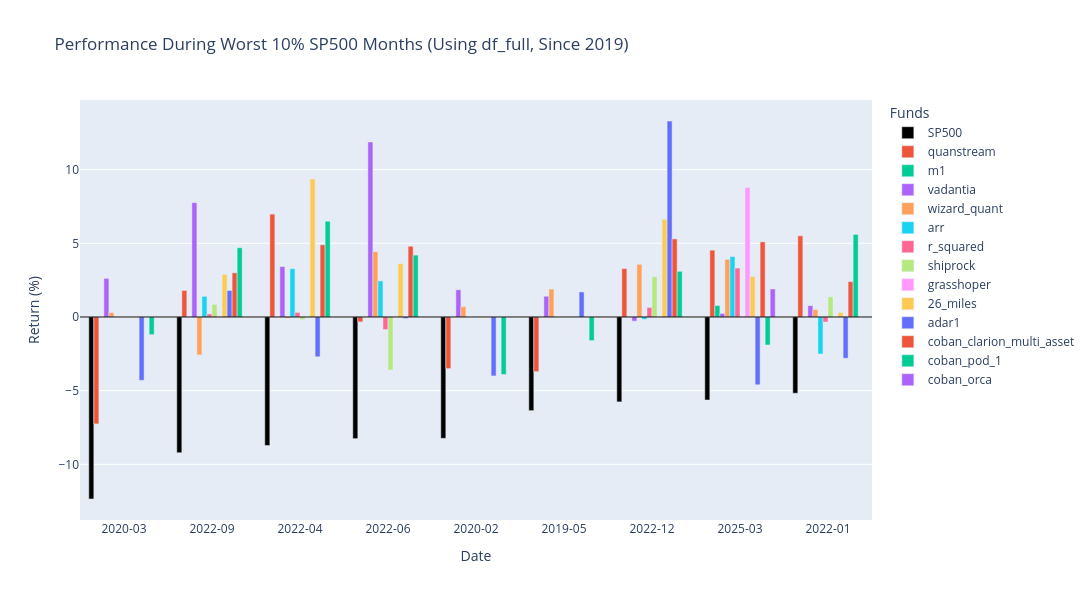
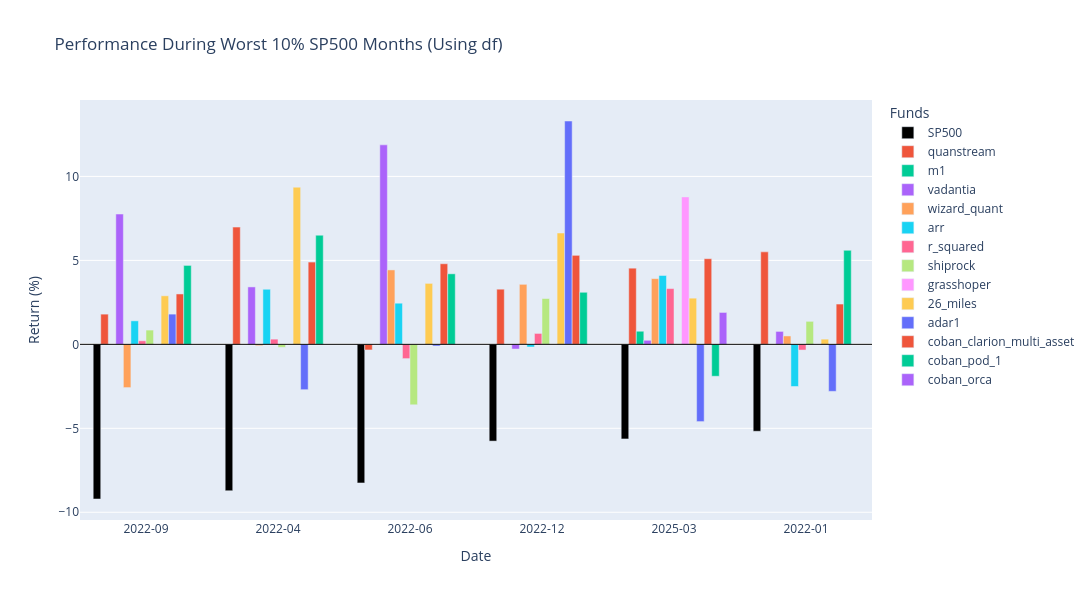

The notebook cell these images were saved under, in order:
### Code cell
# --- Worst 10% SP500 Months Analysis (All Funds) ---
import plotly.graph_objects as go
import pandas as pd

def plot_worst_sp500_months_interactive(data_df, title_suffix="", start_date=None):
    df_plot = data_df.copy()
    if start_date:
        df_plot = df_plot[df_plot.index >= pd.to_datetime(start_date)]
        
    # Find worst 10% SP500 months
    q10_sp500 = df_plot['sp500'].quantile(0.10)
    worst_months = df_plot[df_plot['sp500'] <= q10_sp500].copy()
    
    # Sort by SP500 returns ascending
    worst_months = worst_months.sort_values(by='sp500', ascending=True)
    
    # Prepare data for plotting
    cols_to_plot = ['sp500'] + [f for f in funds if f in df_plot.columns]
    
    plot_data = worst_months[cols_to_plot].copy()
    plot_data.index = plot_data.index.strftime('%Y-%m') # Format dates for x-axis
    plot_data = plot_data * 100 # Convert to percentage
    
    # Create interactive bar plot with Plotly
    fig = go.Figure()
    
    # Add SP500 first (in black)
    fig.add_trace(go.Bar(
        x=plot_data.index,
        y=plot_data['sp500'],
        name='SP500',
        marker_color='black'
    ))
    
    # Add other funds
    for col in cols_to_plot:
        if col != 'sp500':
            fig.add_trace(go.Bar(
                x=plot_data.index,
                y=plot_data[col],
                name=col
            ))
            
    fig.update_layout(
        title=f'Performance During Worst 10% SP500 Months {title_suffix}',
        xaxis_title='Date',
        yaxis_title='Return (%)',
        barmode='group',
        hovermode='x unified',
        legend_title='Funds',
        height=600,
        width=1200,
        xaxis=dict(
            type='category',
            categoryorder='array',
            categoryarray=plot_data.index
        )
    )
    
    # Add horizontal line at 0
    fig.add_hline(y=0, line_width=1, line_color="black")
    
    fig.show()

# Plot using df_full starting from 2019
plot_worst_sp500_months_interactive(df_full, "(Using df_full, Since 2019)", start_date="2019-01-01")

# Plot using df
plot_worst_sp500_months_interactive(df, "(Using df)")

### Figure 1 — Plotly figure (JSON) as saved in the notebook; plotly's stock layout.template omitted (floating-point values rounded to 4 significant figures)
{"data": [{"marker": {"color": "black"}, "name": "SP500", "type": "bar", "x": ["2020-03", "2022-09", "2022-04", "2022-06", "2020-02", "2019-05", "2022-12", "2025-03", "2022-01"], "y": [-12.35, -9.21, -8.72, -8.254, -8.232, -6.355, -5.761, -5.634, -5.175]}, {"name": "quanstream", "type": "bar", "x": ["2020-03", "2022-09", "2022-04", "2022-06", "2020-02", "2019-05", "2022-12", "2025-03", "2022-01"], "y": [-7.255, 1.799, 6.983, -0.3338, -3.502, -3.709, 3.284, 4.535, 5.507]}, {"name": "m1", "type": "bar", "x": ["2020-03", "2022-09", "2022-04", "2022-06", "2020-02", "2019-05", "2022-12", "2025-03", "2022-01"], "y": [NaN, NaN, NaN, NaN, NaN, NaN, NaN, 0.78, NaN]}, {"name": "vadantia", "type": "bar", "x": ["2020-03", "2022-09", "2022-04", "2022-06", "2020-02", "2019-05", "2022-12", "2025-03", "2022-01"], "y": [2.62, 7.76, 3.42, 11.88, 1.85, 1.41, -0.28, 0.24, 0.77]}, {"name": "wizard_quant", "type": "bar", "x": ["2020-03", "2022-09", "2022-04", "2022-06", "2020-02", "2019-05", "2022-12", "2025-03", "2022-01"], "y": [0.2995, -2.576, -0.07987, 4.433, 0.6988, 1.897, 3.574, 3.913, 0.4992]}, {"name": "arr", "type": "bar", "x": ["2020-03", "2022-09", "2022-04", "2022-06", "2020-02", "2019-05", "2022-12", "2025-03", "2022-01"], "y": [NaN, 1.4, 3.28, 2.45, NaN, NaN, -0.16, 4.1, -2.51]}, {"name": "r_squared", "type": "bar", "x": ["2020-03", "2022-09", "2022-04", "2022-06", "2020-02", "2019-05", "2022-12", "2025-03", "2022-01"], "y": [NaN, 0.21, 0.31, -0.85, NaN, NaN, 0.65, 3.32, -0.34]}, {"name": "shiprock", "type": "bar", "x": ["2020-03", "2022-09", "2022-04", "2022-06", "2020-02", "2019-05", "2022-12", "2025-03", "2022-01"], "y": [NaN, 0.85, -0.18, -3.6, NaN, NaN, 2.73, 0.02, 1.37]}, {"name": "grasshoper", "type": "bar", "x": ["2020-03", "2022-09", "2022-04", "2022-06", "2020-02", "2019-05", "2022-12", "2025-03", "2022-01"], "y": [NaN, NaN, NaN, NaN, NaN, NaN, NaN, 8.78, NaN]}, {"name": "26_miles", "type": "bar", "x": ["2020-03", "2022-09", "2022-04", "2022-06", "2020-02", "2019-05", "2022-12", "2025-03", "2022-01"], "y": [NaN, 2.89, 9.36, 3.63, NaN, NaN, 6.63, 2.75, 0.31]}, {"name": "adar1", "type": "bar", "x": ["2020-03", "2022-09", "2022-04", "2022-06", "2020-02", "2019-05", "2022-12", "2025-03", "2022-01"], "y": [-4.3, 1.8, -2.7, -0.1, -4.0, 1.7, 13.3, -4.6, -2.8]}, {"name": "coban_clarion_multi_asset", "type": "bar", "x": ["2020-03", "2022-09", "2022-04", "2022-06", "2020-02", "2019-05", "2022-12", "2025-03", "2022-01"], "y": [NaN, 3.0, 4.9, 4.8, NaN, NaN, 5.3, 5.1, 2.4]}, {"name": "coban_pod_1", "type": "bar", "x": ["2020-03", "2022-09", "2022-04", "2022-06", "2020-02", "2019-05", "2022-12", "2025-03", "2022-01"], "y": [-1.2, 4.7, 6.5, 4.2, -3.9, -1.6, 3.1, -1.9, 5.6]}, {"name": "coban_orca", "type": "bar", "x": ["2020-03", "2022-09", "2022-04", "2022-06", "2020-02", "2019-05", "2022-12", "2025-03", "2022-01"], "y": [NaN, NaN, NaN, NaN, NaN, NaN, NaN, 1.9, NaN]}], "layout": {"barmode": "group", "height": 600, "hovermode": "x unified", "legend": {"title": {"text": "Funds"}}, "shapes": [{"line": {"color": "black", "width": 1}, "type": "line", "x0": 0, "x1": 1, "xref": "x domain", "y0": 0, "y1": 0, "yref": "y"}], "title": {"text": "Performance During Worst 10% SP500 Months (Using df_full, Since 2019)"}, "width": 1200, "xaxis": {"categoryarray": ["2020-03", "2022-09", "2022-04", "2022-06", "2020-02", "2019-05", "2022-12", "2025-03", "2022-01"], "categoryorder": "array", "title": {"text": "Date"}, "type": "category"}, "yaxis": {"title": {"text": "Return (%)"}}}}

### Figure 2 — Plotly figure (JSON) as saved in the notebook; plotly's stock layout.template omitted (floating-point values rounded to 4 significant figures)
{"data": [{"marker": {"color": "black"}, "name": "SP500", "type": "bar", "x": ["2022-09", "2022-04", "2022-06", "2022-12", "2025-03", "2022-01"], "y": [-9.21, -8.72, -8.254, -5.761, -5.634, -5.175]}, {"name": "quanstream", "type": "bar", "x": ["2022-09", "2022-04", "2022-06", "2022-12", "2025-03", "2022-01"], "y": [1.799, 6.983, -0.3338, 3.284, 4.535, 5.507]}, {"name": "m1", "type": "bar", "x": ["2022-09", "2022-04", "2022-06", "2022-12", "2025-03", "2022-01"], "y": [NaN, NaN, NaN, NaN, 0.78, NaN]}, {"name": "vadantia", "type": "bar", "x": ["2022-09", "2022-04", "2022-06", "2022-12", "2025-03", "2022-01"], "y": [7.76, 3.42, 11.88, -0.28, 0.24, 0.77]}, {"name": "wizard_quant", "type": "bar", "x": ["2022-09", "2022-04", "2022-06", "2022-12", "2025-03", "2022-01"], "y": [-2.576, -0.07987, 4.433, 3.574, 3.913, 0.4992]}, {"name": "arr", "type": "bar", "x": ["2022-09", "2022-04", "2022-06", "2022-12", "2025-03", "2022-01"], "y": [1.4, 3.28, 2.45, -0.16, 4.1, -2.51]}, {"name": "r_squared", "type": "bar", "x": ["2022-09", "2022-04", "2022-06", "2022-12", "2025-03", "2022-01"], "y": [0.21, 0.31, -0.85, 0.65, 3.32, -0.34]}, {"name": "shiprock", "type": "bar", "x": ["2022-09", "2022-04", "2022-06", "2022-12", "2025-03", "2022-01"], "y": [0.85, -0.18, -3.6, 2.73, 0.02, 1.37]}, {"name": "grasshoper", "type": "bar", "x": ["2022-09", "2022-04", "2022-06", "2022-12", "2025-03", "2022-01"], "y": [NaN, NaN, NaN, NaN, 8.78, NaN]}, {"name": "26_miles", "type": "bar", "x": ["2022-09", "2022-04", "2022-06", "2022-12", "2025-03", "2022-01"], "y": [2.89, 9.36, 3.63, 6.63, 2.75, 0.31]}, {"name": "adar1", "type": "bar", "x": ["2022-09", "2022-04", "2022-06", "2022-12", "2025-03", "2022-01"], "y": [1.8, -2.7, -0.1, 13.3, -4.6, -2.8]}, {"name": "coban_clarion_multi_asset", "type": "bar", "x": ["2022-09", "2022-04", "2022-06", "2022-12", "2025-03", "2022-01"], "y": [3.0, 4.9, 4.8, 5.3, 5.1, 2.4]}, {"name": "coban_pod_1", "type": "bar", "x": ["2022-09", "2022-04", "2022-06", "2022-12", "2025-03", "2022-01"], "y": [4.7, 6.5, 4.2, 3.1, -1.9, 5.6]}, {"name": "coban_orca", "type": "bar", "x": ["2022-09", "2022-04", "2022-06", "2022-12", "2025-03", "2022-01"], "y": [NaN, NaN, NaN, NaN, 1.9, NaN]}], "layout": {"barmode": "group", "height": 600, "hovermode": "x unified", "legend": {"title": {"text": "Funds"}}, "shapes": [{"line": {"color": "black", "width": 1}, "type": "line", "x0": 0, "x1": 1, "xref": "x domain", "y0": 0, "y1": 0, "yref": "y"}], "title": {"text": "Performance During Worst 10% SP500 Months (Using df)"}, "width": 1200, "xaxis": {"categoryarray": ["2022-09", "2022-04", "2022-06", "2022-12", "2025-03", "2022-01"], "categoryorder": "array", "title": {"text": "Date"}, "type": "category"}, "yaxis": {"title": {"text": "Return (%)"}}}}
